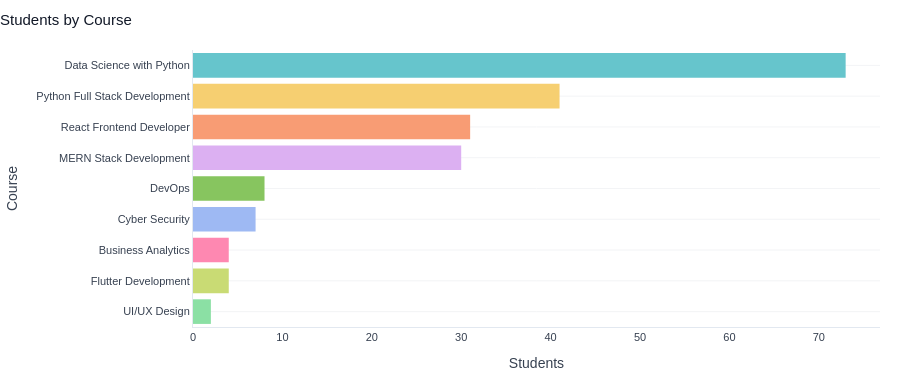

This figure's notebook cell:
### Markdown cell above
## 👩🎓 4. Student Insights

### Code cell
course_counts = students['course'].value_counts().reset_index()
course_counts.columns = ['Course', 'Students']
fig = px.bar(course_counts, x='Students', y='Course', orientation='h',
             color='Course', color_discrete_sequence=PALETTE['courses'])
fig.update_traces(marker_line_width=0)
fig.update_layout(showlegend=False)
clean_layout(fig, 'Students by Course', height=380)
fig.show()

### Figure 1 — Plotly figure (JSON) as saved in the notebook; plotly's stock layout.template omitted (floating-point values rounded to 4 significant figures)
{"data": [{"hovertemplate": "Course=%{y}<br>Students=%{x}<extra></extra>", "legendgroup": "Data Science with Python", "marker": {"color": "rgb(102, 197, 204)", "line": {"width": 0}, "pattern": {"shape": ""}}, "name": "Data Science with Python", "orientation": "h", "showlegend": true, "textposition": "auto", "type": "bar", "x": [73], "xaxis": "x", "y": ["Data Science with Python"], "yaxis": "y"}, {"hovertemplate": "Course=%{y}<br>Students=%{x}<extra></extra>", "legendgroup": "Python Full Stack Development", "marker": {"color": "rgb(246, 207, 113)", "line": {"width": 0}, "pattern": {"shape": ""}}, "name": "Python Full Stack Development", "orientation": "h", "showlegend": true, "textposition": "auto", "type": "bar", "x": [41], "xaxis": "x", "y": ["Python Full Stack Development"], "yaxis": "y"}, {"hovertemplate": "Course=%{y}<br>Students=%{x}<extra></extra>", "legendgroup": "React Frontend Developer", "marker": {"color": "rgb(248, 156, 116)", "line": {"width": 0}, "pattern": {"shape": ""}}, "name": "React Frontend Developer", "orientation": "h", "showlegend": true, "textposition": "auto", "type": "bar", "x": [31], "xaxis": "x", "y": ["React Frontend Developer"], "yaxis": "y"}, {"hovertemplate": "Course=%{y}<br>Students=%{x}<extra></extra>", "legendgroup": "MERN Stack Development", "marker": {"color": "rgb(220, 176, 242)", "line": {"width": 0}, "pattern": {"shape": ""}}, "name": "MERN Stack Development", "orientation": "h", "showlegend": true, "textposition": "auto", "type": "bar", "x": [30], "xaxis": "x", "y": ["MERN Stack Development"], "yaxis": "y"}, {"hovertemplate": "Course=%{y}<br>Students=%{x}<extra></extra>", "legendgroup": "DevOps", "marker": {"color": "rgb(135, 197, 95)", "line": {"width": 0}, "pattern": {"shape": ""}}, "name": "DevOps", "orientation": "h", "showlegend": true, "textposition": "auto", "type": "bar", "x": [8], "xaxis": "x", "y": ["DevOps"], "yaxis": "y"}, {"hovertemplate": "Course=%{y}<br>Students=%{x}<extra></extra>", "legendgroup": "Cyber Security", "marker": {"color": "rgb(158, 185, 243)", "line": {"width": 0}, "pattern": {"shape": ""}}, "name": "Cyber Security", "orientation": "h", "showlegend": true, "textposition": "auto", "type": "bar", "x": [7], "xaxis": "x", "y": ["Cyber Security"], "yaxis": "y"}, {"hovertemplate": "Course=%{y}<br>Students=%{x}<extra></extra>", "legendgroup": "Business Analytics", "marker": {"color": "rgb(254, 136, 177)", "line": {"width": 0}, "pattern": {"shape": ""}}, "name": "Business Analytics", "orientation": "h", "showlegend": true, "textposition": "auto", "type": "bar", "x": [4], "xaxis": "x", "y": ["Business Analytics"], "yaxis": "y"}, {"hovertemplate": "Course=%{y}<br>Students=%{x}<extra></extra>", "legendgroup": "Flutter Development", "marker": {"color": "rgb(201, 219, 116)", "line": {"width": 0}, "pattern": {"shape": ""}}, "name": "Flutter Development", "orientation": "h", "showlegend": true, "textposition": "auto", "type": "bar", "x": [4], "xaxis": "x", "y": ["Flutter Development"], "yaxis": "y"}, {"hovertemplate": "Course=%{y}<br>Students=%{x}<extra></extra>", "legendgroup": "UI/UX Design", "marker": {"color": "rgb(139, 224, 164)", "line": {"width": 0}, "pattern": {"shape": ""}}, "name": "UI/UX Design", "orientation": "h", "showlegend": true, "textposition": "auto", "type": "bar", "x": [2], "xaxis": "x", "y": ["UI/UX Design"], "yaxis": "y"}], "layout": {"barmode": "relative", "font": {"color": "#374151", "family": "Arial", "size": 12}, "height": 380, "legend": {"bgcolor": "rgba(0,0,0,0)", "font": {"size": 11}, "orientation": "h", "title": {"text": "Course"}, "tracegroupgap": 0, "x": 1, "xanchor": "right", "y": 1.02, "yanchor": "bottom"}, "margin": {"b": 20, "l": 20, "r": 20, "t": 50}, "paper_bgcolor": "white", "plot_bgcolor": "white", "showlegend": false, "title": {"font": {"color": "#111827", "size": 15}, "text": "Students by Course", "x": 0}, "xaxis": {"anchor": "y", "domain": [0, 1], "linecolor": "#E2E8F0", "showgrid": false, "tickfont": {"size": 11}, "title": {"text": "Students"}}, "yaxis": {"anchor": "x", "categoryarray": ["UI/UX Design", "Flutter Development", "Business Analytics", "Cyber Security", "DevOps", "MERN Stack Development", "React Frontend Developer", "Python Full Stack Development", "Data Science with Python"], "categoryorder": "array", "domain": [0, 1], "gridcolor": "#F3F4F6", "linecolor": "#E2E8F0", "tickfont": {"size": 11}, "title": {"text": "Course"}}}}
